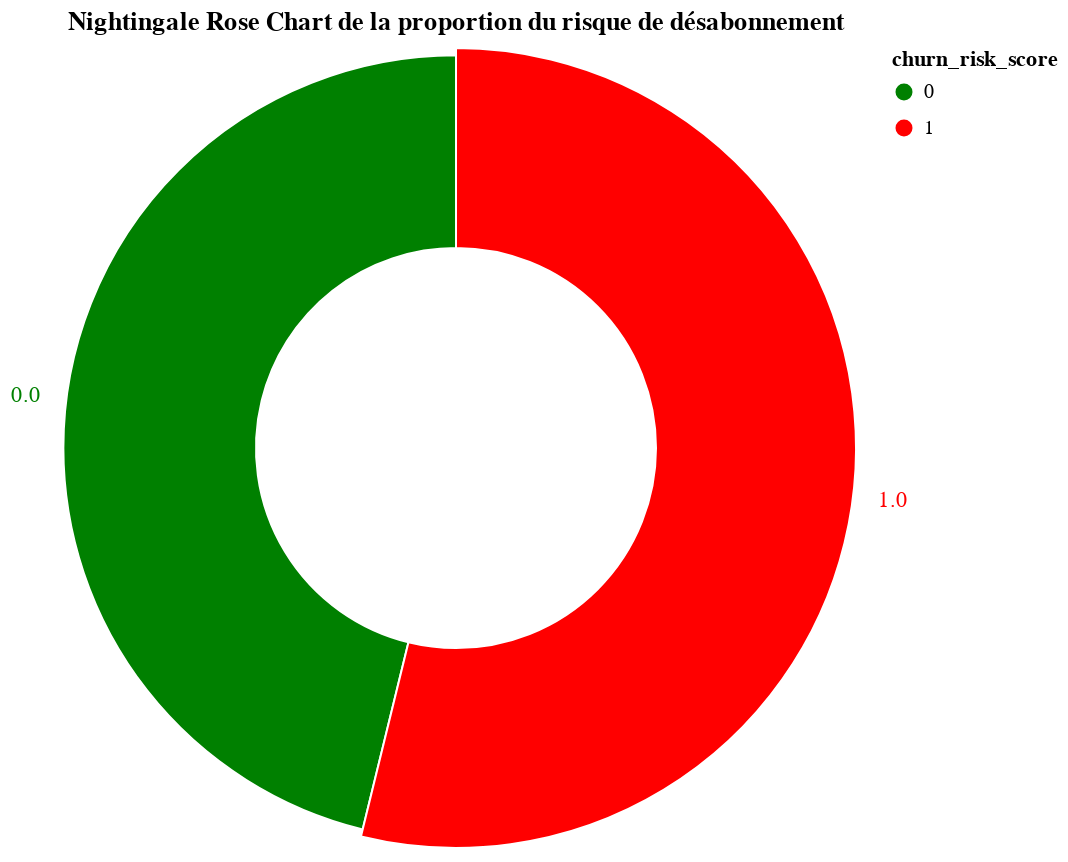

The notebook cell saved with this chart:
### Markdown cell above
Dans le but de pouvoir avoir un comparaison sur l'influence ou non d'une feature sur notre préduction, nous allons afficher la proportion de churn dans notre Dataset

### Code cell
from pyspark.sql.functions import avg, sum
import pandas as pd
import altair as alt

# Nombre de churn pour chaque
df_churn = df_spark_clean.groupBy("churn_risk_score").count()

# Somme total
total_count = df_churn.select(sum("count")).collect()[0][0]

# Proportion de chaque valeur de churn
df_churn = df_churn.withColumn("proportion", (col("count") / total_count)*100)

# Convertir le DataFrame PySpark en DataFrame pandas
data_pd = df_churn.toPandas()

# couleurs personnalisées
color_scale = alt.Scale(
    domain=[0, 1],
    range=['green', 'red']
)

#graphique Nightingale Rose Chart avec Altair
base = alt.Chart(data_pd).encode(
    theta=alt.Theta("proportion:Q", stack=True),
    radius=alt.Radius("proportion:Q", scale=alt.Scale(type="sqrt", zero=True, rangeMin=150)),
    tooltip=['proportion:Q','count:Q', 'churn_risk_score:Q'],
    color=alt.Color("churn_risk_score:N", scale=color_scale)
).properties(
    width=400,  # Taille du graphique
    height=400,
    title="Nightingale Rose Chart de la proportion du risque de désabonnement"  # Titre du graphique
)

# Ajouter les arcs et les étiquettes
c1 = base.mark_arc(innerRadius=100, outerRadius=200, stroke="#fff")
c2 = base.mark_text(radiusOffset=20).encode(text=alt.Text("churn_risk_score:Q", format=".1f"))

# Afficher le graphique
chart = c1 + c2
chart.display()

### Figure 1 — Vega-Lite specification as saved in the notebook (floating-point values rounded to 4 significant figures)
{"config": {"view": {"continuousWidth": 400, "continuousHeight": 300}}, "layer": [{"mark": {"type": "arc", "innerRadius": 100, "outerRadius": 200, "stroke": "#fff"}, "encoding": {"color": {"field": "churn_risk_score", "scale": {"domain": [0, 1], "range": ["green", "red"]}, "type": "nominal"}, "radius": {"field": "proportion", "scale": {"rangeMin": 150, "type": "sqrt", "zero": true}, "type": "quantitative"}, "theta": {"field": "proportion", "stack": true, "type": "quantitative"}, "tooltip": [{"field": "proportion", "type": "quantitative"}, {"field": "count", "type": "quantitative"}, {"field": "churn_risk_score", "type": "quantitative"}]}, "height": 400, "title": "Nightingale Rose Chart de la proportion du risque de désabonnement", "width": 400}, {"mark": {"type": "text", "radiusOffset": 20}, "encoding": {"color": {"field": "churn_risk_score", "scale": {"domain": [0, 1], "range": ["green", "red"]}, "type": "nominal"}, "radius": {"field": "proportion", "scale": {"rangeMin": 150, "type": "sqrt", "zero": true}, "type": "quantitative"}, "text": {"field": "churn_risk_score", "format": ".1f", "type": "quantitative"}, "theta": {"field": "proportion", "stack": true, "type": "quantitative"}, "tooltip": [{"field": "proportion", "type": "quantitative"}, {"field": "count", "type": "quantitative"}, {"field": "churn_risk_score", "type": "quantitative"}]}, "height": 400, "title": "Nightingale Rose Chart de la proportion du risque de désabonnement", "width": 400}], "data": {"name": "data-959cc1204bc4c0500d3b7a1fc5997fbc"}, "$schema": "https://vega.github.io/schema/vega-lite/v4.17.0.json", "datasets": {"data-959cc1204bc4c0500d3b7a1fc5997fbc": [{"churn_risk_score": 0, "count": 12063, "proportion": 46.18}, {"churn_risk_score": 1, "count": 14058, "proportion": 53.82}]}}
